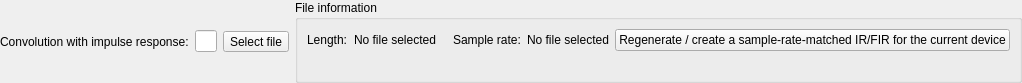
<?xml version="1.0" encoding="UTF-8"?>
<ui version="4.0">
 <class>ConvolutionFilterGUI</class>
 <widget class="QWidget" name="ConvolutionFilterGUI">
  <property name="geometry">
   <rect>
    <x>0</x>
    <y>0</y>
    <width>665</width>
    <height>79</height>
   </rect>
  </property>
  <property name="windowTitle">
   <string notr="true"/>
  </property>
  <layout class="QGridLayout" name="gridLayout" columnstretch="0,1,0,0">
   <property name="leftMargin">
    <number>0</number>
   </property>
   <property name="topMargin">
    <number>0</number>
   </property>
   <property name="rightMargin">
    <number>0</number>
   </property>
   <property name="bottomMargin">
    <number>0</number>
   </property>
   <item row="0" column="2">
    <widget class="QToolButton" name="selectFileToolButton">
     <property name="text">
      <string>Select file</string>
     </property>
     <property name="icon">
      <iconset resource="../Editor.qrc">
       <normaloff>:/icons/document-open.svg</normaloff>:/icons/document-open.svg</iconset>
     </property>
    </widget>
   </item>
   <item row="0" column="0">
    <widget class="QLabel" name="convolutionLabel">
     <property name="text">
      <string>Convolution with impulse response:</string>
     </property>
    </widget>
   </item>
   <item row="0" column="1">
    <widget class="ResizingLineEdit" name="pathLineEdit">
     <property name="sizePolicy">
      <sizepolicy hsizetype="Preferred" vsizetype="Fixed">
       <horstretch>0</horstretch>
       <verstretch>0</verstretch>
      </sizepolicy>
     </property>
    </widget>
   </item>
   <item row="0" column="3">
    <widget class="QGroupBox" name="groupBox">
     <property name="title">
      <string>File information</string>
     </property>
     <layout class="QGridLayout" name="gridLayout_2">
      <item row="0" column="3">
       <widget class="QLabel" name="labelSampleRate">
        <property name="text">
         <string>Sample rate:</string>
        </property>
       </widget>
      </item>
      <item row="0" column="1">
       <widget class="QLabel" name="labelLengthValue">
        <property name="text">
         <string>No file selected</string>
        </property>
       </widget>
      </item>
      <item row="1" column="0" colspan="6">
       <widget class="QLabel" name="labelError">
        <property name="palette">
         <palette>
          <active>
           <colorrole role="WindowText">
            <brush brushstyle="SolidPattern">
             <color alpha="255">
              <red>255</red>
              <green>0</green>
              <blue>0</blue>
             </color>
            </brush>
           </colorrole>
          </active>
          <inactive>
           <colorrole role="WindowText">
            <brush brushstyle="SolidPattern">
             <color alpha="255">
              <red>255</red>
              <green>0</green>
              <blue>0</blue>
             </color>
            </brush>
           </colorrole>
          </inactive>
          <disabled>
           <colorrole role="WindowText">
            <brush brushstyle="SolidPattern">
             <color alpha="255">
              <red>120</red>
              <green>120</green>
              <blue>120</blue>
             </color>
            </brush>
           </colorrole>
          </disabled>
         </palette>
        </property>
        <property name="text">
         <string notr="true"/>
        </property>
       </widget>
      </item>
      <item row="0" column="5">
       <widget class="QPushButton" name="matchSampleRatePushButton">
        <property name="toolTip">
         <string>Extract the loaded IR/FIR magnitude response and regenerate a sample-rate-matched FIR for the current audio device.</string>
        </property>
        <property name="text">
         <string>Regenerate / create a sample-rate-matched IR/FIR for the current device</string>
        </property>
       </widget>
      </item>
      <item row="0" column="0">
       <widget class="QLabel" name="labelLength">
        <property name="text">
         <string>Length:</string>
        </property>
       </widget>
      </item>
      <item row="0" column="4">
       <widget class="QLabel" name="labelSampleRateValue">
        <property name="text">
         <string>No file selected</string>
        </property>
       </widget>
      </item>
      <item row="0" column="2">
       <spacer name="horizontalSpacer_2">
        <property name="orientation">
         <enum>Qt::Horizontal</enum>
        </property>
        <property name="sizeType">
         <enum>QSizePolicy::Fixed</enum>
        </property>
        <property name="sizeHint" stdset="0">
         <size>
          <width>5</width>
          <height>1</height>
         </size>
        </property>
       </spacer>
      </item>
     </layout>
    </widget>
   </item>
  </layout>
 </widget>
 <customwidgets>
  <customwidget>
   <class>ResizingLineEdit</class>
   <extends>QLineEdit</extends>
   <header>Editor/widgets/ResizingLineEdit.h</header>
  </customwidget>
 </customwidgets>
 <resources>
  <include location="../Editor.qrc"/>
 </resources>
 <connections/>
</ui>
